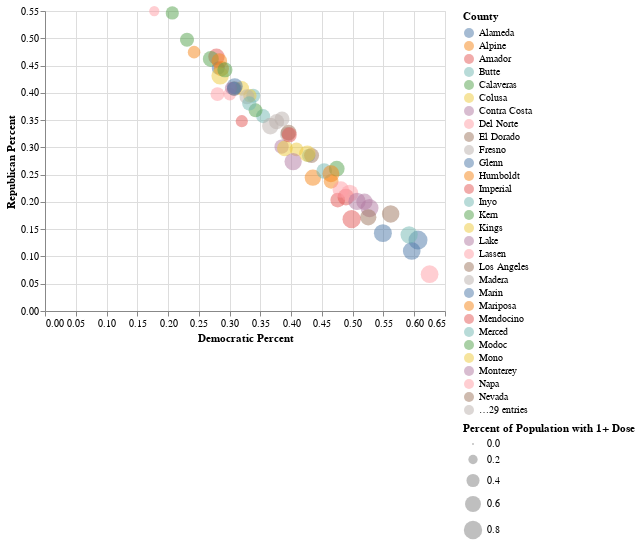

The code cell stored with this chart in its notebook:
### Code cell
demper = politidy['Democratic Percent']
repper = politidy['Republican Percent']

data4 = {'County' : vemunique2, 'Democratic Percent' : demper, 'Republican Percent' : repper,'Percent of Population with 1+ Dose' : vem_1d_5}

table4 = pd.DataFrame(data = data4)

polichart2 = alt.Chart(table4).mark_circle(opacity = 0.5).encode(
    x = 'Democratic Percent',
    y = 'Republican Percent',
    color = 'County',
    size = alt.Size('Percent of Population with 1+ Dose')
)

polichart2

### Figure 1 — Vega-Lite specification as saved in the notebook (floating-point values rounded to 4 significant figures)
{"config": {"view": {"continuousWidth": 400, "continuousHeight": 300}}, "data": {"name": "data-27cc3a2fe4e76df2470f1777b66022d7"}, "mark": {"type": "circle", "opacity": 0.5}, "encoding": {"color": {"type": "nominal", "field": "County"}, "size": {"type": "quantitative", "field": "Percent of Population with 1+ Dose"}, "x": {"type": "quantitative", "field": "Democratic Percent"}, "y": {"type": "quantitative", "field": "Republican Percent"}}, "$schema": "https://vega.github.io/schema/vega-lite/v4.0.2.json", "datasets": {"data-27cc3a2fe4e76df2470f1777b66022d7": [{"County": "Alameda", "Democratic Percent": 0.5959, "Republican Percent": 0.1101, "Percent of Population with 1+ Dose": 0.743}, {"County": "Alpine", "Democratic Percent": 0.4353, "Republican Percent": 0.2444, "Percent of Population with 1+ Dose": 0.6299}, {"County": "Amador", "Democratic Percent": 0.2786, "Republican Percent": 0.4661, "Percent of Population with 1+ Dose": 0.6344}, {"County": "Butte", "Democratic Percent": 0.3544, "Republican Percent": 0.3573, "Percent of Population with 1+ Dose": 0.4618}, {"County": "Calaveras", "Democratic Percent": 0.2695, "Republican Percent": 0.4622, "Percent of Population with 1+ Dose": 0.6031}, {"County": "Colusa", "Democratic Percent": 0.3198, "Republican Percent": 0.4082, "Percent of Population with 1+ Dose": 0.4965}, {"County": "Contra Costa", "Democratic Percent": 0.5273, "Republican Percent": 0.1886, "Percent of Population with 1+ Dose": 0.771}, {"County": "Del Norte", "Democratic Percent": 0.3003, "Republican Percent": 0.3978, "Percent of Population with 1+ Dose": 0.388}, {"County": "El Dorado", "Democratic Percent": 0.3079, "Republican Percent": 0.408, "Percent of Population with 1+ Dose": 0.5036}, {"County": "Fresno", "Democratic Percent": 0.3942, "Republican Percent": 0.3238, "Percent of Population with 1+ Dose": 0.5482}, {"County": "Glenn", "Democratic Percent": 0.2816, "Republican Percent": 0.4453, "Percent of Population with 1+ Dose": 0.3979}, {"County": "Humboldt", "Democratic Percent": 0.465, "Republican Percent": 0.2376, "Percent of Population with 1+ Dose": 0.5087}, {"County": "Imperial", "Democratic Percent": 0.4757, "Republican Percent": 0.2035, "Percent of Population with 1+ Dose": 0.5117}, {"County": "Inyo", "Democratic Percent": 0.3384, "Republican Percent": 0.3946, "Percent of Population with 1+ Dose": 0.4578}, {"County": "Kern", "Democratic Percent": 0.3422, "Republican Percent": 0.3679, "Percent of Population with 1+ Dose": 0.4522}, {"County": "Kings", "Democratic Percent": 0.333, "Republican Percent": 0.3947, "Percent of Population with 1+ Dose": 0.4183}, {"County": "Lake", "Democratic Percent": 0.3844, "Republican Percent": 0.3013, "Percent of Population with 1+ Dose": 0.4814}, {"County": "Lassen", "Democratic Percent": 0.1776, "Republican Percent": 0.55, "Percent of Population with 1+ Dose": 0.2414}, {"County": "Los Angeles", "Democratic Percent": 0.5253, "Republican Percent": 0.1718, "Percent of Population with 1+ Dose": 0.6266}, {"County": "Madera", "Democratic Percent": 0.3282, "Republican Percent": 0.3929, "Percent of Population with 1+ Dose": 0.5255}, {"County": "Marin", "Democratic Percent": 0.6061, "Republican Percent": 0.13, "Percent of Population with 1+ Dose": 0.8539}, {"County": "Mariposa", "Democratic Percent": 0.2833, "Republican Percent": 0.4583, "Percent of Population with 1+ Dose": 0.5738}, {"County": "Mendocino", "Democratic Percent": 0.4889, "Republican Percent": 0.2089, "Percent of Population with 1+ Dose": 0.6594}, {"County": "Merced", "Democratic Percent": 0.4285, "Republican Percent": 0.2851, "Percent of Population with 1+ Dose": 0.4221}, {"County": "Modoc", "Democratic Percent": 0.2069, "Republican Percent": 0.5464, "Percent of Population with 1+ Dose": 0.4093}, {"County": "Mono", "Democratic Percent": 0.3899, "Republican Percent": 0.2983, "Percent of Population with 1+ Dose": 0.5893}, {"County": "Monterey", "Democratic Percent": 0.5191, "Republican Percent": 0.2002, "Percent of Population with 1+ Dose": 0.6263}, {"County": "Napa", "Democratic Percent": 0.495, "Republican Percent": 0.2156, "Percent of Population with 1+ Dose": 0.7212}, {"County": "Nevada", "Democratic Percent": 0.3958, "Republican Percent": 0.3271, "Percent of Population with 1+ Dose": 0.5751}, {"County": "Orange", "Democratic Percent": 0.3662, "Republican Percent": 0.339, "Percent of Population with 1+ Dose": 0.6479}, {"County": "Placer", "Democratic Percent": 0.3084, "Republican Percent": 0.4122, "Percent of Population with 1+ Dose": 0.6035}, {"County": "Plumas", "Democratic Percent": 0.2866, "Republican Percent": 0.4442, "Percent of Population with 1+ Dose": 0.5405}, {"County": "Riverside", "Democratic Percent": 0.397, "Republican Percent": 0.323, "Percent of Population with 1+ Dose": 0.5297}, {"County": "Sacramento", "Democratic Percent": 0.4537, "Republican Percent": 0.2568, "Percent of Population with 1+ Dose": 0.5734}, {"County": "San Benito", "Democratic Percent": 0.4741, "Republican Percent": 0.2609, "Percent of Population with 1+ Dose": 0.5854}, {"County": "San Bernardino", "Democratic Percent": 0.4086, "Republican Percent": 0.2964, "Percent of Population with 1+ Dose": 0.4408}, {"County": "San Diego", "Democratic Percent": 0.4032, "Republican Percent": 0.274, "Percent of Population with 1+ Dose": 0.7059}, {"County": "San Francisco", "Democratic Percent": 0.625, "Republican Percent": 0.06746, "Percent of Population with 1+ Dose": 0.7451}, {"County": "San Joaquin", "Democratic Percent": 0.4332, "Republican Percent": 0.2852, "Percent of Population with 1+ Dose": 0.5279}, {"County": "San Luis Obispo", "Democratic Percent": 0.3764, "Republican Percent": 0.3472, "Percent of Population with 1+ Dose": 0.5373}, {"County": "San Mateo", "Democratic Percent": 0.5491, "Republican Percent": 0.1428, "Percent of Population with 1+ Dose": 0.7618}, {"County": "Santa Barbara", "Democratic Percent": 0.4647, "Republican Percent": 0.2516, "Percent of Population with 1+ Dose": 0.6714}, {"County": "Santa Clara", "Democratic Percent": 0.4983, "Republican Percent": 0.1684, "Percent of Population with 1+ Dose": 0.786}, {"County": "Santa Cruz", "Democratic Percent": 0.5917, "Republican Percent": 0.1397, "Percent of Population with 1+ Dose": 0.7045}, {"County": "Shasta", "Democratic Percent": 0.2308, "Republican Percent": 0.4975, "Percent of Population with 1+ Dose": 0.4631}, {"County": "Sierra", "Democratic Percent": 0.2846, "Republican Percent": 0.4313, "Percent of Population with 1+ Dose": 0.7224}, {"County": "Siskiyou", "Democratic Percent": 0.3022, "Republican Percent": 0.4086, "Percent of Population with 1+ Dose": 0.347}, {"County": "Solano", "Democratic Percent": 0.4807, "Republican Percent": 0.2226, "Percent of Population with 1+ Dose": 0.6376}, {"County": "Sonoma", "Democratic Percent": 0.5616, "Republican Percent": 0.178, "Percent of Population with 1+ Dose": 0.7227}, {"County": "Stanislaus", "Democratic Percent": 0.3851, "Republican Percent": 0.3521, "Percent of Population with 1+ Dose": 0.5286}, {"County": "Sutter", "Democratic Percent": 0.3069, "Republican Percent": 0.4073, "Percent of Population with 1+ Dose": 0.4596}, {"County": "Tehama", "Democratic Percent": 0.2423, "Republican Percent": 0.4746, "Percent of Population with 1+ Dose": 0.3688}, {"County": "Trinity", "Democratic Percent": 0.3198, "Republican Percent": 0.348, "Percent of Population with 1+ Dose": 0.3431}, {"County": "Tulare", "Democratic Percent": 0.3319, "Republican Percent": 0.3805, "Percent of Population with 1+ Dose": 0.4764}, {"County": "Tuolumne", "Democratic Percent": 0.2924, "Republican Percent": 0.4422, "Percent of Population with 1+ Dose": 0.5363}, {"County": "Ventura", "Democratic Percent": 0.4263, "Republican Percent": 0.2882, "Percent of Population with 1+ Dose": 0.636}, {"County": "Yolo", "Democratic Percent": 0.507, "Republican Percent": 0.2009, "Percent of Population with 1+ Dose": 0.7059}, {"County": "Yuba", "Democratic Percent": 0.2802, "Republican Percent": 0.3975, "Percent of Population with 1+ Dose": 0.4487}]}}
